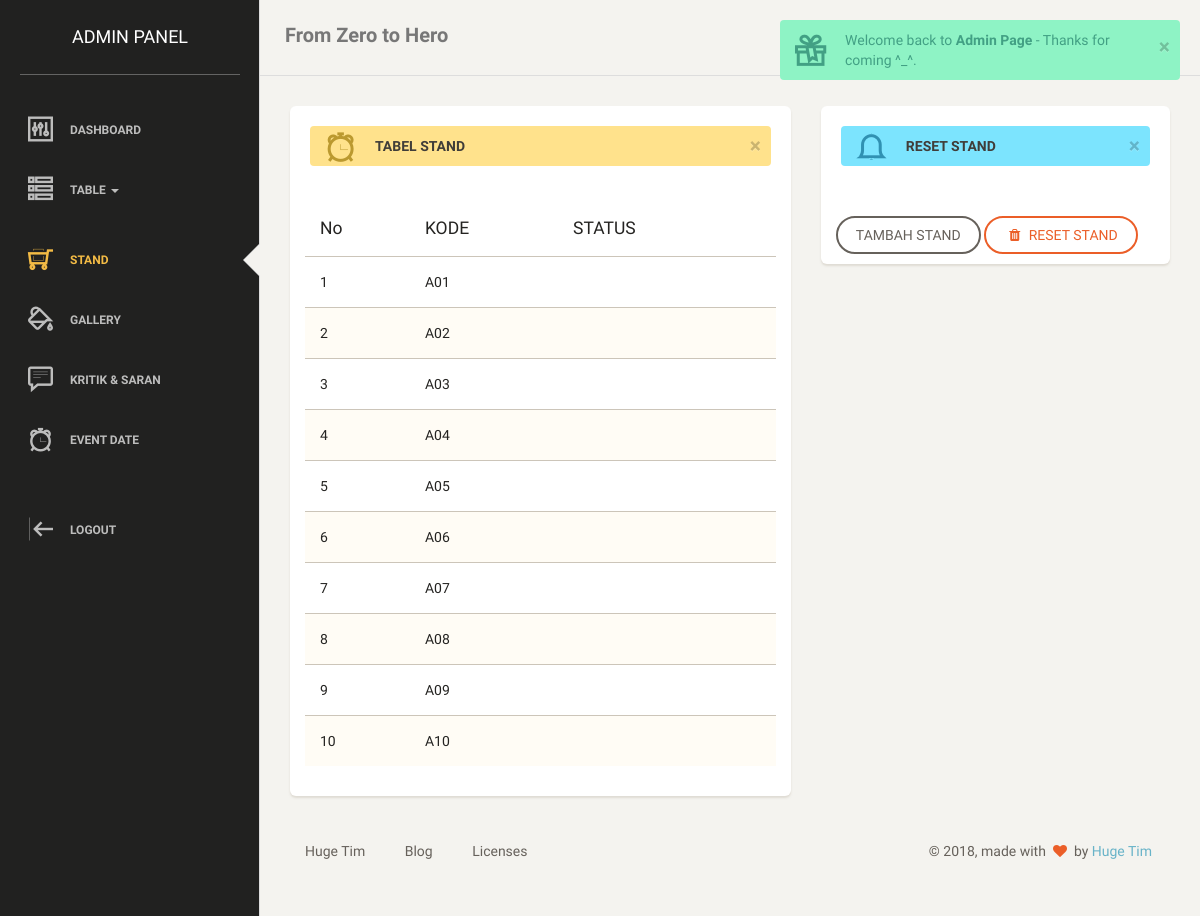
/admin/home.php?home=stand (signed in), run on the app's committed database.
### tables this page shows
CREATE TABLE IF NOT EXISTS `stand` (
  `id_stand` varchar(5) NOT NULL,
  `status` varchar(10) DEFAULT NULL,
  PRIMARY KEY (`id_stand`),
  KEY `FK_MEMILIH` (`status`)
);

### admin/menu/stand.php (the view, shortened to what this page needs)
<?php
include "./koneksi.php";
?>
<div class="row">
<div class="col-md-7">
  <div class="card">
    <div class="header">
      <div class="alert alert-warning alert-with-icon" data-notify="container">
          <button type="button" aria-hidden="true" class="close">×</button>
          <span data-notify="icon" class="ti-alarm-clock"></span>
          <span data-notify="message"><strong>TABEL STAND</strong></span>
      </div>
    </div>
    <div class="content table-responsive">
      <table class="table table-striped" id="tabel_data">
        <thead>
            <th>No</th>
            <th>KODE</th>
            <th>STATUS</th>
        </thead>
        <tbody>
          <?php
              $no = 1;
              $sql=mysqli_query($connect,"Select * from stand");
              while($query=mysqli_fetch_array($sql)){
          ?>
          <tr>
            <td><?php echo $no ?></td>
            <td><?php echo $query['id_stand']; ?></td>
            <td><?php echo $query['status']; ?></td>
          </tr>
          <?php $no++ ?>
          <?php } ?>
        </tbody>
      </table>
    </div>
  </div>
</div>
<div class="col-md-5">
<div class="card">
    <div class="header">
      <div class="alert alert-info alert-with-icon" data-notify="container">
          <button type="button" aria-hidden="true" class="close">×</button>
          <span data-notify="icon" class="ti-bell"></span>
          <span data-notify="message"><strong>RESET STAND </strong></span>
      </div>
    </div>
    <div class="content table-responsive">
      <form role="form" action="menu/addstand.php" method="post" enctype="multipart/form-data">
        <button type="submit" class="btn btn-default" name="save">TAMBAH STAND</button>
        <a onclick="if(confirm('Apakah anda yakin ingin MERESET DATA STAND ini ??'))
        { location.href='menu/deletestand.php' }" class="btn btn-danger">
        <i class="fa fa-trash"></i> RESET STAND</a>
      </form>
</div>
</div>
</div>

### data on the page
stand: id_stand "A01"
stand: id_stand "A02"
stand: id_stand "A03"
stand: id_stand "A04"
stand: id_stand "A05"
stand: id_stand "A06"
stand: id_stand "A07"
stand: id_stand "A08"
stand: id_stand "A09"
stand: id_stand "A10"
